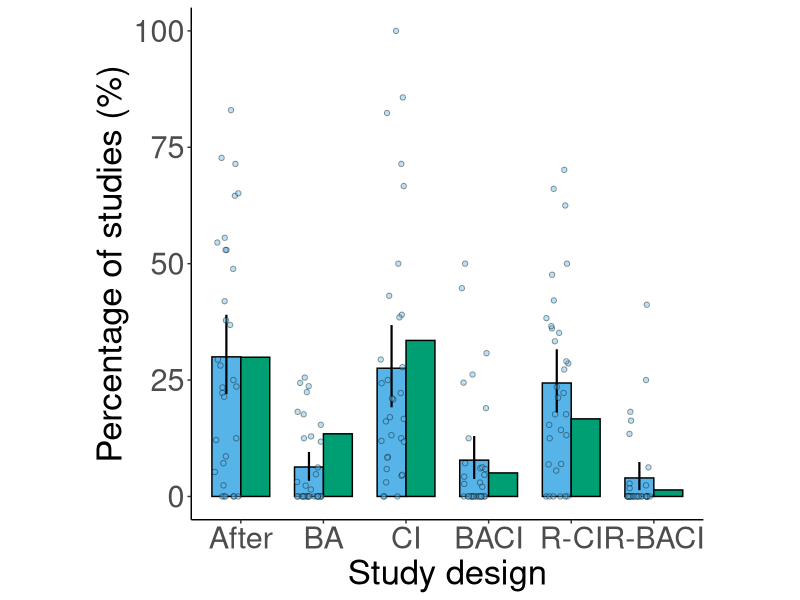
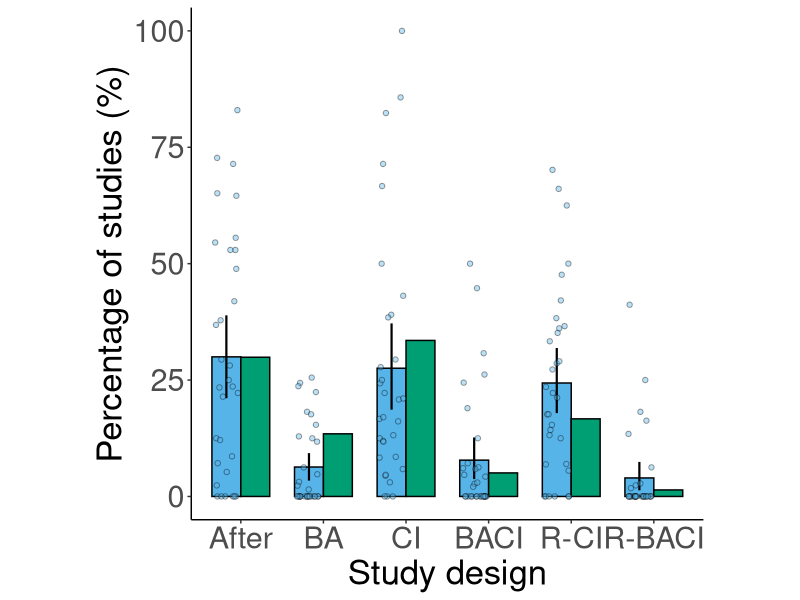

Recreate these plots in R, in order.
library(data.table)
library(ggplot2)
library(viridis)
library(svglite)
library(Hmisc)

cedat = fread('ceprevdata.csv',stringsAsFactors = FALSE)

designnames = c("After","BA","CI","BACI","R-CI","R-BACI")

vals = NULL
### After
vals[1] = length(unique(cedat[cedat$before == 0 & cedat$controlled == 0 & cedat$review == 0,pageID]))

### BA
vals[2] = length(unique(cedat[cedat$before == 1 & cedat$controlled == 0 & cedat$review == 0,pageID]))

###CI
vals[3]= length(unique(cedat[cedat$randomised == 0 & cedat$before == 0 & cedat$controlled == 1 & cedat$review == 0,pageID]))

##RCT
vals[5]= length(unique(cedat[cedat$randomised == 1 & cedat$before == 0 & cedat$controlled == 1 & cedat$review == 0,pageID]))

##BACI
vals[4] = length(unique(cedat[cedat$before == 1 & cedat$randomised == 0& cedat$controlled == 1 & cedat$review == 0,pageID]))

##RBACI
vals[6] = length(unique(cedat[cedat$before == 1 & cedat$randomised == 1 & cedat$controlled == 1 & cedat$review == 0,pageID]))

####not including reviews

###calculate percentages
vals=100*vals/sum(vals)

cedatalong <- data.table(prev=vals,design=designnames,lit="Conservation Evidence")

#### campbell collab
campbdat = fread('campprevdata.csv')

str(campbdat)

campbdatalong <- data.table(prev=100*unlist(campbdat[,list(After_prop,BA_prop,CI_prop,BACI_prop,RCI_prop,RBACI_prop)]),design=c(sapply(1:length(designnames),function(x){return(rep(designnames[x],nrow(campbdat)))})),lit="Campbell Collaboration")

####collate data

desprev = rbind(cedatalong,campbdatalong)
desprev$design=factor(desprev$design,levels=c("After","BA","CI","BACI","R-CI","R-BACI"))
str(desprev)

desprev[lit=="Conservation Evidence",barprev:=prev]
desprev[lit=="Campbell Collaboration",statprev:=prev]
desprev[lit=="Conservation Evidence",statprev:=NA]
for(i in 1:length(designnames)){
  desprev[lit=="Campbell Collaboration"&design==designnames[i],barprev:=mean(desprev[lit=="Campbell Collaboration"&design==designnames[i],prev],na.rm=TRUE)]
}

####plot data
clrs=c(rgb(86/255,180/255,233/255),rgb(0,158/255,115/255))


ggplot(desprev,aes(fill=lit,col=lit,group=lit)) + 
  theme_classic()+
  stat_summary(aes(x=design, y=prev),geom="bar",width=0.7,position="dodge",fun = 'mean')+
  stat_summary(aes(x=as.numeric(design)-0.175, y=statprev),geom="linerange",fun.data = 'mean_cl_boot',col="black",pch=18,fill="black",size=0.75)+
  geom_jitter(aes(x=as.numeric(design)-0.175, y=statprev),height=0,width=0.15,col="black",alpha=0.4,pch=21,fill=clrs[1])+
  theme(aspect.ratio=1,axis.title=element_text(size=25,angle=0),axis.title.y=element_text(size=25),axis.text=element_text(size=22))+
  scale_fill_manual(name="Design",values=c(clrs[1],clrs[2]),guide=FALSE)+
  scale_colour_manual(name="Design",values=c("black","black"),guide=FALSE)+
  scale_y_continuous(name="Percentage of studies (%)")+
  scale_x_discrete(name="Study design")


ggsave("Figure2.svg",device='svg',width=30,height=30,unit="cm")
